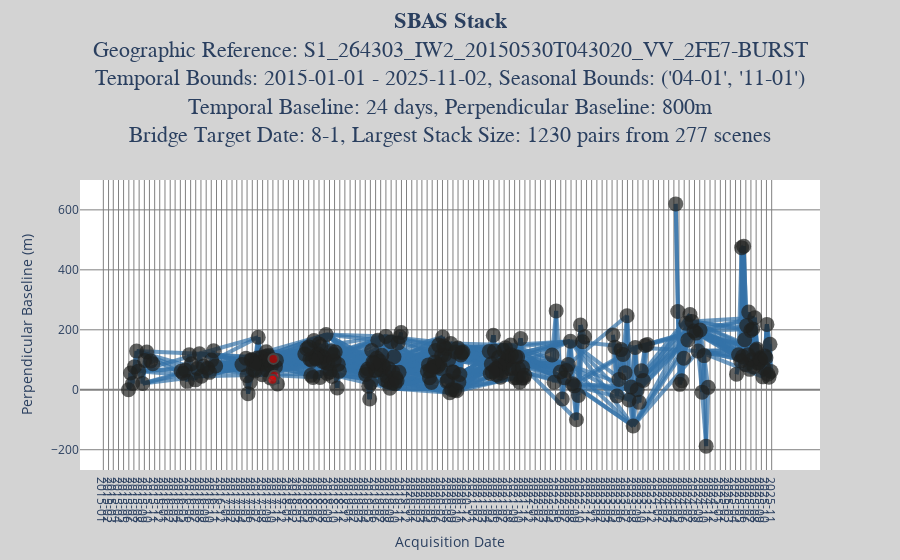

Write notebook code for a chart like this one.
### Code cell
network.plot()

### Figure 1 — Plotly figure (JSON) as saved in the notebook; plotly's stock layout.template omitted (floating-point values rounded to 4 significant figures; data arrays with more than 128 entries replaced by an {"elided": "..."} marker saying what was removed)
{"data": [{"line": {"color": "rgba(52, 114, 168, 0.7)", "width": 4}, "mode": "lines", "type": "scatter", "x": {"elided": "3690 int values"}, "y": {"elided": "3690 int values"}}, {"hoverinfo": "text", "marker": {"color": "rgba(255, 255, 255, 0)", "size": 20}, "mode": "markers", "text": {"elided": "1230 str values"}, "type": "scatter", "x": {"elided": "1230 int values"}, "y": {"elided": "1230 float values"}}, {"hoverinfo": "text", "hovertext": {"elided": "277 str values"}, "marker": {"color": "rgba(32, 33, 32, 0.7)", "line": {"width": 0}, "size": 15}, "mode": "markers+text", "textposition": "top center", "type": "scatter", "x": {"elided": "277 int values"}, "y": {"elided": "277 int values"}}, {"hoverinfo": "text", "marker": {"color": "rgba(255,0,0,0.5)", "line": {"width": 2}, "size": 10}, "mode": "markers", "text": ["2017-10-10", "2017-10-04", "2017-09-28"], "type": "scatter", "x": [1507622400, 1507104000, 1506585600], "y": [47, 103, 33]}], "layout": {"autosize": true, "hovermode": "closest", "margin": {"t": 180}, "paper_bgcolor": "lightgrey", "plot_bgcolor": "white", "showlegend": false, "title": {"font": {"family": "Helvetica, monospace", "size": 22}, "text": "<b>SBAS Stack</b><br>Geographic Reference: S1_264303_IW2_20150530T043020_VV_2FE7-BURST<br>Temporal Bounds: 2015-01-01 - 2025-11-02, Seasonal Bounds: ('04-01', '11-01')<br>Temporal Baseline: 24 days, Perpendicular Baseline: 800m<br>Bridge Target Date: 8-1, Largest Stack Size: 1230 pairs from 277 scenes<br>", "x": 0.5, "xanchor": "center", "y": 0.95, "yanchor": "top"}, "xaxis": {"autorange": true, "gridcolor": "gray", "range": [1413000000.0, 1782000000.0], "ticktext": {"elided": "131 str values"}, "tickvals": {"elided": "131 int values"}, "title": {"text": "Acquisition Date"}, "type": "linear", "zerolinecolor": "gray"}, "yaxis": {"autorange": true, "gridcolor": "gray", "range": [-251.2, 683.2], "title": {"text": "Perpendicular Baseline (m)"}, "type": "linear", "zerolinecolor": "gray"}}}
